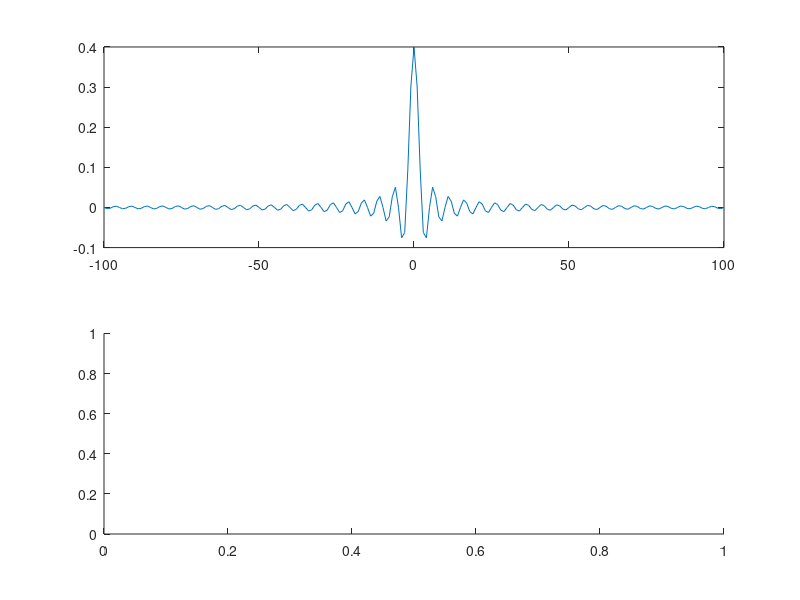

Here is the MATLAB script that generated this plot: (Note: this script raises an error after producing the figure.)
% ideal low pass filter
Wc = pi/5;
n=-100:100;
low_pass = 2*Wc/pi * sinc(2*Wc/pi*n);

subplot(2,1,1)
plot(n,low_pass)

subplot(2,1,2)
plot((0:255),fftshift(abs(myfft(low_pass))));

% ideal high pass 

high_pass = sinc(n) - 2*Wc/pi * sinc(2*Wc/pi*n);

figure;
subplot(2,1,1)
plot(n,high_pass)
subplot(2,1,2)
plot((0:255),fftshift(abs(myfft(high_pass))));

% ideal bandpass filter

Wh = 0.4*pi;
Wl = 0.2*pi;
band_pass = 2*Wh/pi * sinc(2*Wh/pi*n) - 2*Wl/pi * sinc(2*Wl/pi*n);

figure;
subplot(2,1,1)
plot(n,band_pass)
subplot(2,1,2)
plot((0:255),fftshift(abs(myfft(band_pass))));

% ideal bandreject filter

Wh = 0.5*pi;
Wl = 0.2*pi;
band_reject = 2*Wh/pi * sinc(2*Wh/pi*n) - band_pass;

figure;
subplot(2,1,1)
plot(n,band_reject)
subplot(2,1,2)
plot((0:255),fftshift(abs(myfft(band_reject))));
